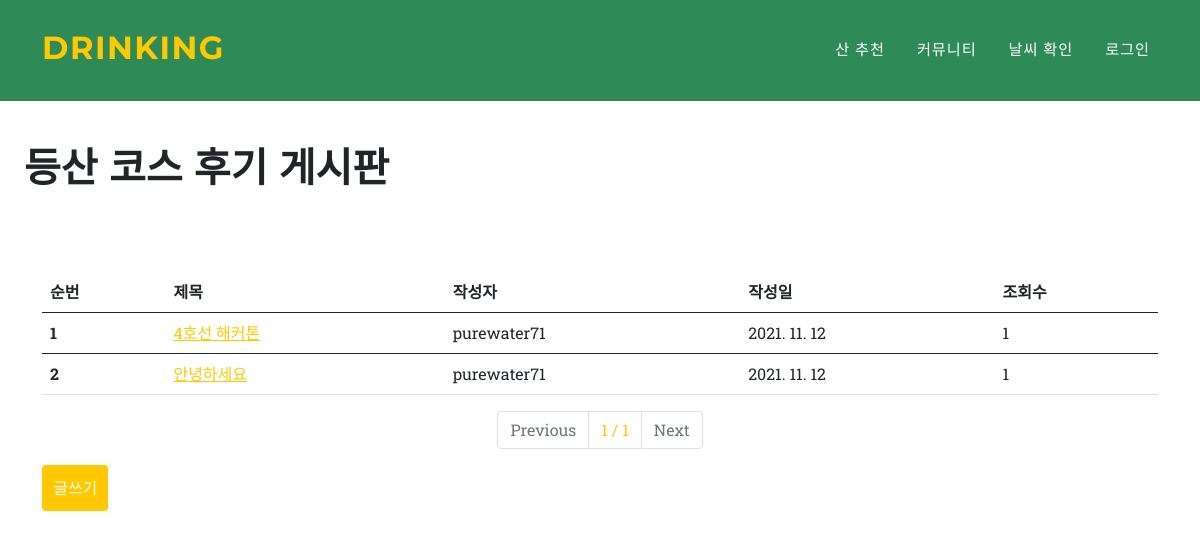
Page /blog/show/ on the earlier database version.
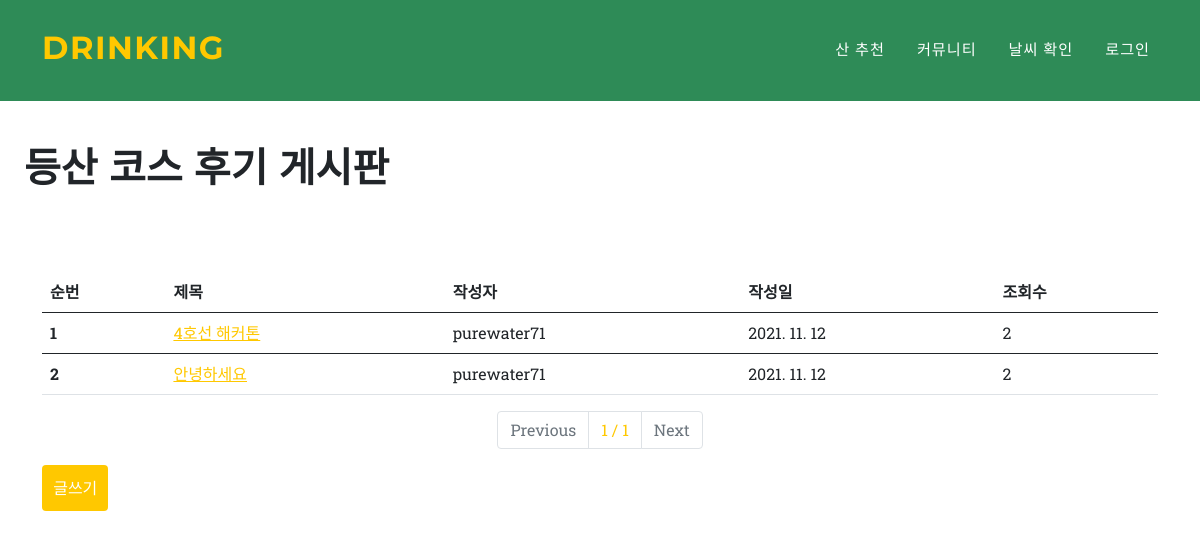
Same page on the later database version.
### blog/models.py (models this page shows, shortened)
class Blog(models.Model):
    title = models.CharField(max_length=200, verbose_name='글 제목')
    writer = models.ForeignKey(Fuser, verbose_name = "작성자", on_delete = models.CASCADE, null=True, default="")
    pub_date = models.DateTimeField(auto_now_add=True, verbose_name='작성일')
    is_del = models.BooleanField(default=False)
    hits = models.PositiveIntegerField(default=0, verbose_name='조회수')
    body = models.TextField(verbose_name = "내용")
    image = models.ImageField(upload_to = "blog/", blank=True, null=True, verbose_name = "사진")

### user/models.py (models this page shows)
class Fuser(models.Model):
    username = models.CharField(max_length=20, verbose_name="사용자 아이디", primary_key=True)
    password = models.CharField(max_length=20, verbose_name="비밀번호")
    def __str__(self):
        return self.username
    class Meta:
        db_table = 'users'

### blog/views.py (the view)
# urls.py: path('show/', show, name="show"),
def show(request):
    blog = Blog.objects.filter(is_del=0).order_by('-pub_date')
    paginator = Paginator(blog, 5)
    page = int(request.GET.get('p', 1))
    blogs = paginator.get_page(page)
    return render(request, 'show.html', {'blogs':blogs})

### blog/templates/show.html (shortened to what this page needs)
{% extends 'base.html' %}
{% block content %}
<br><br><br><br><br>
        <h1>등산 코스 후기 게시판 </h1>
        <br><br>
        <div class="container">
    <table class="table">
        <thead>
          <tr>
            <th scope="col">순번</th>
            <th scope="col">제목</th>
            <th scope="col">작성자</th>
            <th scope="col">작성일</th>
            <th scope="col">조회수</th>
          </tr>
        </thead>
        <tbody>
          {% if blogs %}
            {% for blog in blogs %}
          <tr>
            <th scope="row">{{forloop.counter}}</th>
            <td><a href="{% url 'detail' blog.id %}">{{blog.title}}</a></td>
            <td>{{blog.writer}}</td>
            <td>{{ blog.pub_date|date:'Y. m. d' }}</td>
            <td>{{blog.hits}}</td>
          </tr>
        </tbody>
        {% endfor %}
        {% else %}
        <h1>글 없음</h1>
        {% endif %}
      </table>
      <nav aria-label="Page navigation example">
        <ul class="pagination justify-content-center">
          {% if blogs.has_previous %}
         <li class="page-item"><a class="page-link" href="?p={{ blogs.previous_page_number }}">Previous</a></li>
         {% else %}
         <li class="page-item disabled">
          <a class="page-link" href="#">Previous</a>
        </li>
        {% endif %}
        <li class="page-item">
          <a class="page-link" href="#"
            >{{ blogs.number }} / {{ blogs.paginator.num_pages }}</a
          >
        </li>
        {% if blogs.has_next %}
        <li class="page-item">
          <a class="page-link" href="?p={{ blogs.next_page_number }}">Next</a>
        </li>
        {% else %}
        <li class="page-item disabled">
          <a class="page-link" href="#">Next</a>
        </li>
        {% endif %}
      </ul>
    </nav>
      {% if request.session.user %}
      <a href="{% url 'new' %}">
        <input type="submit" value="글쓰기"></a>
        {% else %}
        <a href="{% url 'login' %}" onclick="return alert('글쓰기는 로그인 후에 가능합니다.')">
          <input type="submit" value="글쓰기"></a>
        {% endif %}
      </div>
    {% endblock %}

Differences in the rows shown:
changed Blog "4호선 해커톤": hits "1" → "2"
changed Blog "안녕하세요": hits "1" → "2"
